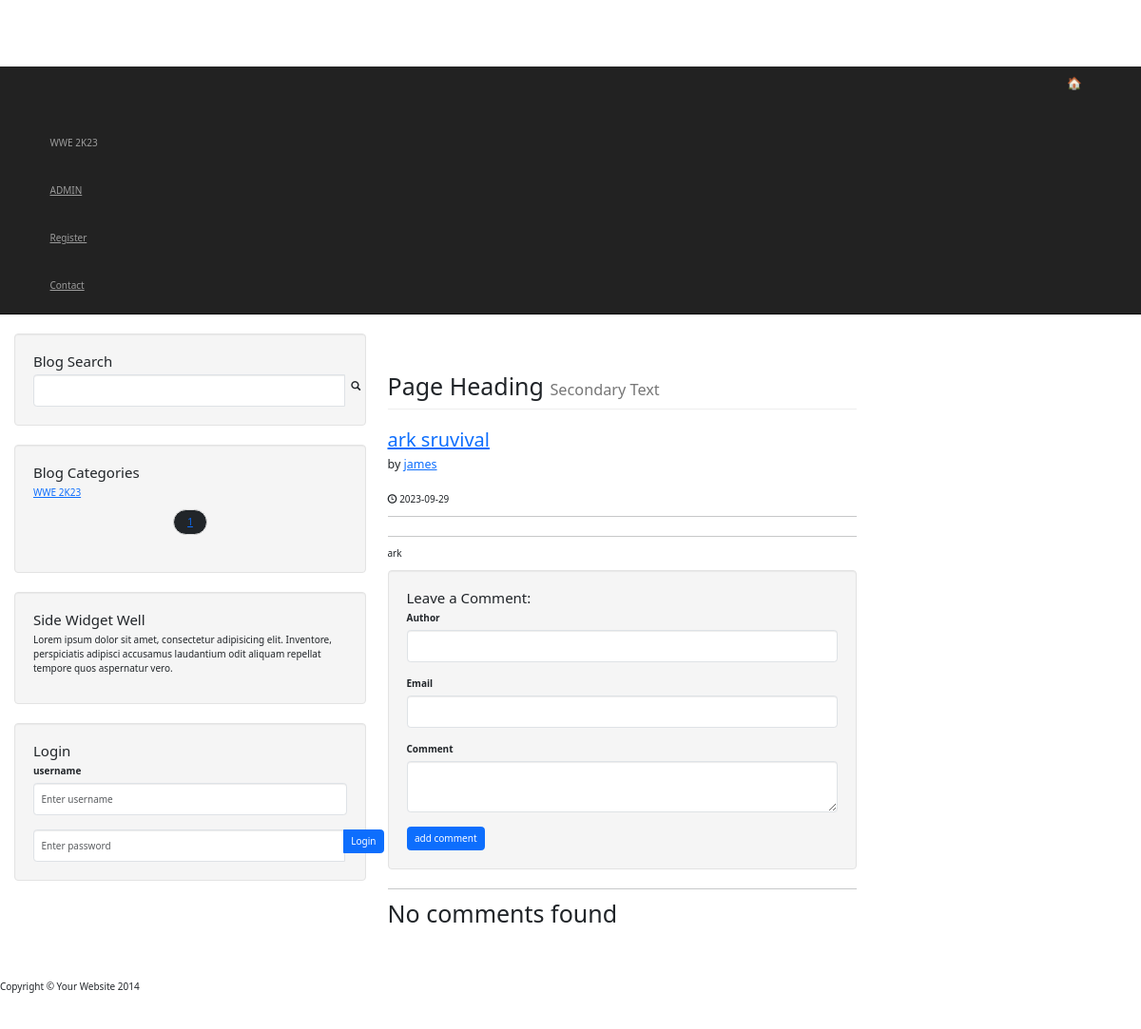
The app's page /post.php?p_id=68 with its own data.
### tables this page shows
CREATE TABLE `categories` (
  `cat_id` int(3) NOT NULL,
  `cat_title` varchar(255) NOT NULL
);

CREATE TABLE `posts` (
  `post_id` int(3) NOT NULL,
  `post_category_id` int(3) NOT NULL,
  `post_title` varchar(255) NOT NULL,
  `post_author` varchar(255) NOT NULL,
  `post_user` varchar(255) NOT NULL,
  `post_date` date NOT NULL,
  `post_image` text NOT NULL,
  `post_content` text NOT NULL,
  `post_tags` varchar(255) NOT NULL,
  `post_comment_count` int(11) NOT NULL,
  `post_status` varchar(255) NOT NULL DEFAULT 'draft',
  `post_views_count` int(11) NOT NULL
);

### post.php (the view, shortened to what this page needs)
<?php include './includes/header.php'; ?>
<?php include "./includes/db.php"; ?>
<?php include './includes/navigation.php'; ?>
<?php include './includes/sidebar.php'; ?>
<div class="container">
    <div class="row">
        <div class="col-md-8">
            <?php
            if (isset($_GET['p_id'])) {
                $id = $_GET['p_id'];
                $query = "SELECT * FROM posts WHERE post_id = $id";
                $res = mysqli_query($conn, $query);
                while ($row = mysqli_fetch_assoc($res)) {
                    $post_title = $row['post_title'];
                    $post_author = $row['post_author'];
                    $post_date = $row['post_date'];
                    $post_content = $row['post_content'];
            ?>
                    <h1 class="page-header">
                        Page Heading
                        <small>Secondary Text</small>
                    </h1>
                    <h2>
                        <a href="#"><?php echo $post_title; ?></a>
                    </h2>
                    <p class="lead">
                        by
                        <a href="index.php">
                            <?php echo $post_author; ?>
                        </a>
                    </p>
                    <p><span class="glyphicon glyphicon-time"></span>
                        <?php echo $post_date; ?>
                    </p>
                    <hr>
                    <hr>
                    <p>
                        <?php echo $post_content; ?>
                    </p>
            <?php
                }
            } else {
                header("Location: index.php");
            }
            ?>
            <div class="well">
                <h4>Leave a Comment:</h4>
                <form action="" method="post" role="form">
                    <div class="form-group">
                        <label for="author">Author</label>
                        <input class="form-control" name="comment_author" type="text">
                    </div>
                    <div class="form-group">
                        <label for="email">Email</label>
                        <input class="form-control" name="comment_email" type="email">
                    </div>
                    <div class="form-group">
                        <label for="comment">Comment</label>
                        <textarea name="comment_content" class="form-control" rows="3"></textarea>
                    </div>
                    <button name="create_comment" type="submit" class="btn btn-primary">add comment</button>
                </form>
            </div>
            <hr>
            <?php
            $query = "SELECT *  FROM comments WHERE comment_post_id = $id ";
            $query .= "AND comment_status = 'approved' ";
            $query .= "ORDER BY comment_id DESC";
            $res = mysqli_query($conn, $query);
            $count = mysqli_num_rows($res);
            if (!$count) {
                echo "<h1>No comments found</h1>";
            }
            ?>
        </div>
    </div>
</div>
<?php include './includes/footer.php'; ?>

### includes/navigation.php (shortened to what this page needs)
<nav class="navbar navbar-inverse navbar-fixed-top" role="navigation">
    <div class="container">
        <div class="navbar-header">
            <a class="navbar-brand" href="index.php">🏠</a>
        </div>
        <div class="collapse navbar-collapse" id="bs-example-navbar-collapse-1">
            <ul class="nav navbar-nav">
                <?php
                $query = 'SELECT * FROM categories LIMIT 1';
                $res = mysqli_query($conn, $query);
                while ($row = mysqli_fetch_assoc($res)) {
                    $cat_title = $row['cat_title'] . "<br>";
                    echo "<li><a>{$cat_title}</a></li>";
                }
                ?>
                <li>
                    <a href="admin">ADMIN</a>
                </li>
                <?php
if(!isset($_SESSION['username'])){
    echo  "<li><a href='registration.php'>Register</a></li>";
}
                ?>
<li><a href='contact.php'>Contact</a></li>
            </ul>
        </div>
    </div>
</nav>

### includes/sidebar.php (shortened to what this page needs)
<div class="col-md-4">
    <div class="well">
        <h4>Blog Search</h4>
        <form action="search.php" method="post">
            <div class="input-group">
                <input name="search" type="text" class="form-control">
                <span class="input-group-btn">
                    <button name="sub" class="btn btn-default" type="submit">
                        <span class="glyphicon glyphicon-search"></span>
                    </button>
                </span>
            </div>
        </form>
    </div>
    <div class="well">
        <?php
        $cate_query = mysqli_query($conn,"SELECT * FROM categories");
        $cate_count = mysqli_num_rows($cate_query);
        $Allpages = floor(ceil($cate_count / 5));
        if(isset($_GET['dapage'])){
            $page = $_GET['dapage'];
        }else{
            $page = "";
        }
        if($page == 1 || $page == ""){
            $curpage = 0;
        }else{
            $curpage = ($page * 5) - 5;
        }
        $query = "SELECT * FROM categories LIMIT $curpage,5";
        $res = mysqli_query($conn, $query);
        ?>
        <h4>Blog Categories</h4>
        <div class="row">
            <div class="col-lg-12">
                <ul class="list-unstyled">
                    <?php
                    while ($row = mysqli_fetch_assoc($res)) {
                        $cat_title = $row['cat_title'] . "<br>";
                        $cat_id = $row['cat_id'];
                        echo "<li><a href='category.php?category=$cat_id'>{$cat_title}</a></li>";
                    }
                    ?>
                </ul>
            </div>
            <ul class="pager">
<?php
 for ($i = 1; $i <= $Allpages; $i++){
    if($i == 1 && $page == "" || $page == $i){
        echo "<li ><a class='bg-dark' href='index.php?dapage=$i'>$i</a></li>";
    }else{
        echo "<li><a href='index.php?dapage=$i'>$i</a></li>";
    }
        }
?>
</ul>
        </div>
    </div>
    <?php include "widget.php"; ?>
    <div class="well">
        <h4>Login</h4>
        <form action="includes/login.php" method="post">
            <div class="form-group">
                <label for="username">username</label>
                <input name="username" type="text" class="form-control" placeholder="Enter username">
            </div>
            <div class="input-group">
                <input name="password" type="password" class="form-control" placeholder="Enter password">
                <span class="input-group-btn">
                    <button class="btn btn-primary" name="login" type="sumbit">
                      Login
                    </button>
                </span>
            </div>
        </form>
    </div>
</div>

### css/blog-home.css (style rules this page uses)
body { padding-top: 70px; }

### records on screen
categories: cat_title "WWE 2K23"
posts: post_title "ark sruvival", post_author "james", post_date "2023-09-29", post_content "ark"
